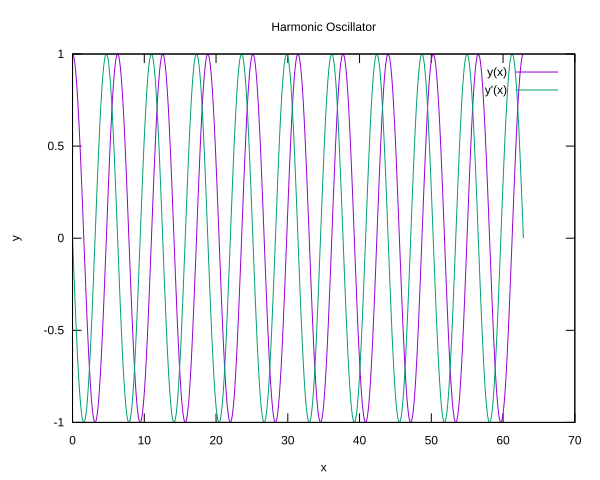

Source code (gnuplot):
set terminal svg background "white"
set output "plot_oscillator.svg"
set title "Harmonic Oscillator"
set xlabel "x"
set ylabel "y"
plot "oscillator.data" using 1:2 with lines title "y(x)", \
     "oscillator.data" using 1:3 with lines title "y'(x)"
